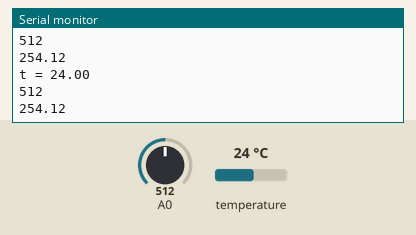
This sketch was run on a simulated Arduino Uno, built with avr-gcc and run on an emulated ATmega328P. On the bench: the last lines printed to the serial monitor. Inputs (shaded band) come from the test bench; at power-on: temperature 24 °C, A0 = 512.

Above: at 2.8 s.
2.9 s: temperature set to 12 °C
At 3.9 s:
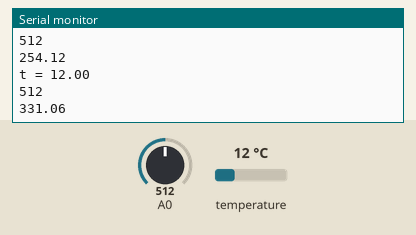
4.4 s: A0 set to 716
At 5.7 s:
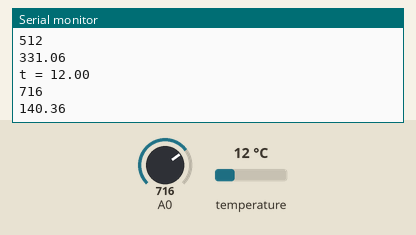
5.9 s: temperature set to 19 °C
At 6.7 s:
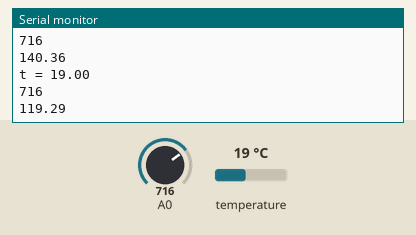
7.4 s: A0 set to 900
At 8.6 s:
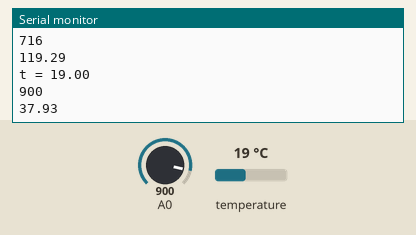
Timing chart, 0 to 9.9 s (numbered marks = the images above; inputs shaded):
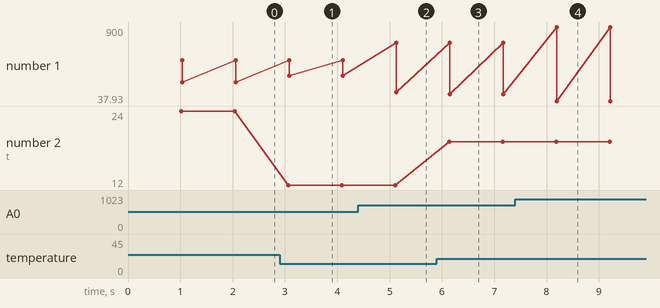

The sketch:

tds_meter.ino
```cpp
#include "OneWire.h"
OneWire  ds(2);  // on pin 10 (a 4.7K resistor is necessary)


void setup(void) {
  Serial.begin(9600);

  pinMode(A0, INPUT);
}

void loop(void) {
  byte i;
  byte present = 0;
  byte data[12];
  byte addr[8];
  float celsius, fahrenheit;

  ds.search(addr);

  // the first ROM byte indicates which chip
  if (addr[0] != 0x28) {
    Serial.println("Temp sensor is not DS18B20");
    return;
  }

  ds.reset();
  ds.select(addr);
  ds.write(0x44, 1);        // start conversion, with parasite power on at the end

  delay(1000);     // maybe 750ms is enough, maybe not
  // we might do a ds.depower() here, but the reset will take care of it.

  present = ds.reset();
  ds.select(addr);
  ds.write(0xBE);         // Read Scratchpad

  for ( i = 0; i < 9; i++) {           // we need 9 bytes
    data[i] = ds.read();
  }

  // Convert the data to actual temperature
  // because the result is a 16 bit signed integer, it should
  // be stored to an "int16_t" type, which is always 16 bits
  // even when compiled on a 32 bit processor.
  int16_t raw = (data[1] << 8) | data[0];

  byte cfg = (data[4] & 0x60);
  // at lower res, the low bits are undefined, so let's zero them
  if (cfg == 0x00) raw = raw & ~7;  // 9 bit resolution, 93.75 ms
  else if (cfg == 0x20) raw = raw & ~3; // 10 bit res, 187.5 ms
  else if (cfg == 0x40) raw = raw & ~1; // 11 bit res, 375 ms
  //// default is 12 bit resolution, 750 ms conversion time

  celsius = (float)raw / 16.0;

  Serial.print("t = ");
  Serial.println(celsius);

  int raw_v = analogRead(A0);
  Serial.println(raw_v);

  int Vin = 5;
  float K=2.88;
  float Vdrop = (Vin * raw_v) / 1024.0;
  int R1 = 1000;
  int Ra = 25;
  float TemperatureCoef = 0.019;
  //USA
  float PPMconversion = 0.7;
  float Rc = (Vdrop * R1) / (Vin - Vdrop);
  Rc = Rc - Ra; //acounting for Digital Pin Resitance
  float EC = 1000 / (Rc * K);


  //*************Compensating For Temperaure********************//
  float EC25  =  EC / (1 + TemperatureCoef * (celsius - 25.0));
  float ppm = (EC25) * (PPMconversion * 1000);
  Serial.println(ppm);
}
```

Measured:
- after the input at 2.9 s, the serial monitor: prints a new line after 0.17 s (image 1)
- after the input at 4.4 s, the serial monitor: prints a new line after 0.72 s (image 2)
- after the input at 5.9 s, the serial monitor: prints a new line after 0.23 s (image 3)
- after the input at 7.4 s, the serial monitor: prints a new line after 0.79 s (image 4)
- plotted number 1: 254.12 → 331.06 after the input at 2.9 s, 331.06 → 140.36 after the input at 4.4 s, 140.36 → 119.29 after the input at 5.9 s, 119.29 → 37.93 after the input at 7.4 s
- plotted number 2: 24 → 12 after the input at 2.9 s, 12 → 19 after the input at 5.9 s
